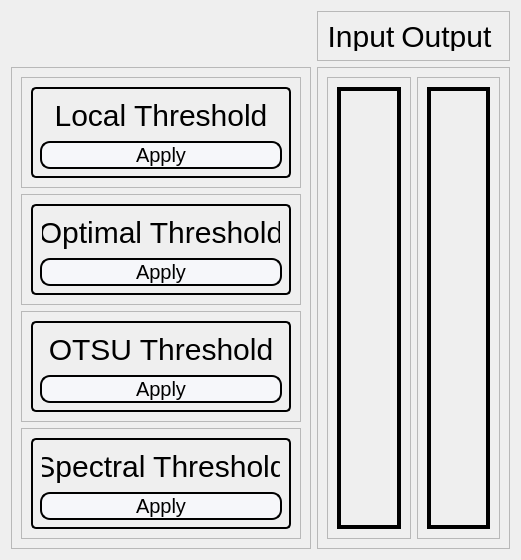
         <widget class="QWidget" name="ThresholdingPage">
          <layout class="QGridLayout" name="gridLayout_49">
           <item row="0" column="1">
            <widget class="QFrame" name="frame_76">
             <property name="maximumSize">
              <size>
               <width>16777215</width>
               <height>50</height>
              </size>
             </property>
             <property name="frameShape">
              <enum>QFrame::StyledPanel</enum>
             </property>
             <property name="frameShadow">
              <enum>QFrame::Raised</enum>
             </property>
             <layout class="QGridLayout" name="gridLayout_62">
              <item row="0" column="0">
               <widget class="QLabel" name="inputImageLabel_8">
                <property name="styleSheet">
                 <string notr="true">font-family: Impact, Haettenschweiler, 'Arial Narrow Bold', sans-serif;
font-size: 30px;
color: black;
background-color:transparent;</string>
                </property>
                <property name="text">
                 <string>Input</string>
                </property>
                <property name="alignment">
                 <set>Qt::AlignCenter</set>
                </property>
               </widget>
              </item>
              <item row="0" column="1">
               <widget class="QLabel" name="outputImageLabel_5">
                <property name="styleSheet">
                 <string notr="true">font-family: Impact, Haettenschweiler, 'Arial Narrow Bold', sans-serif;
font-size: 30px;
color: black;
background-color:transparent;</string>
                </property>
                <property name="text">
                 <string>Output </string>
                </property>
                <property name="alignment">
                 <set>Qt::AlignCenter</set>
                </property>
               </widget>
              </item>
             </layout>
            </widget>
           </item>
           <item row="1" column="0">
            <widget class="QFrame" name="frame">
             <property name="maximumSize">
              <size>
               <width>300</width>
               <height>16777215</height>
              </size>
             </property>
             <property name="frameShape">
              <enum>QFrame::StyledPanel</enum>
             </property>
             <property name="frameShadow">
              <enum>QFrame::Raised</enum>
             </property>
             <layout class="QGridLayout" name="gridLayout_48">
              <item row="0" column="0">
               <widget class="QFrame" name="frame_24">
                <property name="frameShape">
                 <enum>QFrame::StyledPanel</enum>
                </property>
                <property name="frameShadow">
                 <enum>QFrame::Raised</enum>
                </property>
                <layout class="QGridLayout" name="gridLayout_10">
                 <item row="0" column="0">
                  <widget class="QWidget" name="LocalThreshold" native="true">
                   <property name="styleSheet">
                    <string notr="true">border: 2px solid;
border-radius: 5px;</string>
                   </property>
                   <layout class="QGridLayout" name="gridLayout_72">
                    <item row="0" column="0">
                     <widget class="QLabel" name="LocalLabel">
                      <property name="styleSheet">
                       <string notr="true">font-family: Impact, Haettenschweiler, 'Arial Narrow Bold', sans-serif;
font-size: 30px;
color: black;
background-color:transparent;
border-color: transparent</string>
                      </property>
                      <property name="text">
                       <string>Local Threshold</string>
                      </property>
                      <property name="alignment">
                       <set>Qt::AlignCenter</set>
                      </property>
                     </widget>
                    </item>
                    <item row="1" column="0">
                     <widget class="QPushButton" name="LocalThresholdButton">
                      <property name="maximumSize">
                       <size>
                        <width>16777215</width>
                        <height>50</height>
                       </size>
                      </property>
                      <property name="styleSheet">
                       <string notr="true">QPushButton{
border-style: solid;
border-width: 2px;
border-radius: 10px;
font-family: Impact, Haettenschweiler, 'Arial Narrow Bold', sans-serif;
font-size: 20px;
color: black;
background-color: rgb(246, 247, 250);
}

QPushButton:hover:!pressed{
	background-color: qlineargradient(x1: 0.5, y1: 1, x2: 0.5, y2: 1, stop: 0 #dadbde, stop: 1 #f6f7fa);
}</string>
                      </property>
                      <property name="text">
                       <string>Apply</string>
                      </property>
                     </widget>
                    </item>
                   </layout>
                  </widget>
                 </item>
                </layout>
               </widget>
              </item>
              <item row="1" column="0">
               <widget class="QFrame" name="frame_85">
                <property name="frameShape">
                 <enum>QFrame::StyledPanel</enum>
                </property>
                <property name="frameShadow">
                 <enum>QFrame::Raised</enum>
                </property>
                <layout class="QGridLayout" name="gridLayout_21">
                 <item row="0" column="0">
                  <widget class="QWidget" name="OptimalThreshold" native="true">
                   <property name="styleSheet">
                    <string notr="true">border: 2px solid;
border-radius: 5px;</string>
                   </property>
                   <layout class="QGridLayout" name="gridLayout_116">
                    <item row="0" column="0">
                     <widget class="QLabel" name="OptimalLabel">
                      <property name="styleSheet">
                       <string notr="true">font-family: Impact, Haettenschweiler, 'Arial Narrow Bold', sans-serif;
font-size: 30px;
color: black;
background-color:transparent;
border-color: transparent</string>
                      </property>
                      <property name="text">
                       <string>Optimal Threshold</string>
                      </property>
                      <property name="alignment">
                       <set>Qt::AlignCenter</set>
                      </property>
                     </widget>
                    </item>
                    <item row="1" column="0">
                     <widget class="QPushButton" name="OptimalThresholdButton">
                      <property name="maximumSize">
                       <size>
                        <width>16777215</width>
                        <height>50</height>
                       </size>
                      </property>
                      <property name="styleSheet">
                       <string notr="true">QPushButton{
border-style: solid;
border-width: 2px;
border-radius: 10px;
font-family: Impact, Haettenschweiler, 'Arial Narrow Bold', sans-serif;
font-size: 20px;
color: black;
background-color: rgb(246, 247, 250);
}

QPushButton:hover:!pressed{
	background-color: qlineargradient(x1: 0.5, y1: 1, x2: 0.5, y2: 1, stop: 0 #dadbde, stop: 1 #f6f7fa);
}</string>
                      </property>
                      <property name="text">
                       <string>Apply</string>
                      </property>
                     </widget>
                    </item>
                   </layout>
                  </widget>
                 </item>
                </layout>
               </widget>
              </item>
              <item row="2" column="0">
               <widget class="QFrame" name="frame_87">
                <property name="frameShape">
                 <enum>QFrame::StyledPanel</enum>
                </property>
                <property name="frameShadow">
                 <enum>QFrame::Raised</enum>
                </property>
                <layout class="QGridLayout" name="gridLayout_32">
                 <item row="0" column="0">
                  <widget class="QWidget" name="OSTUThreshold" native="true">
                   <property name="styleSheet">
                    <string notr="true">border: 2px solid;
border-radius: 5px;</string>
                   </property>
                   <layout class="QGridLayout" name="gridLayout_117">
                    <item row="0" column="0">
                     <widget class="QLabel" name="OSTULabel">
                      <property name="styleSheet">
                       <string notr="true">font-family: Impact, Haettenschweiler, 'Arial Narrow Bold', sans-serif;
font-size: 30px;
color: black;
background-color:transparent;
border-color: transparent</string>
                      </property>
                      <property name="text">
                       <string>OTSU Threshold</string>
                      </property>
                      <property name="alignment">
                       <set>Qt::AlignCenter</set>
                      </property>
                     </widget>
                    </item>
                    <item row="1" column="0">
                     <widget class="QPushButton" name="OTSUThresholdButton">
                      <property name="maximumSize">
                       <size>
                        <width>16777215</width>
                        <height>50</height>
                       </size>
                      </property>
                      <property name="styleSheet">
                       <string notr="true">QPushButton{
border-style: solid;
border-width: 2px;
border-radius: 10px;
font-family: Impact, Haettenschweiler, 'Arial Narrow Bold', sans-serif;
font-size: 20px;
color: black;
background-color: rgb(246, 247, 250);
}

QPushButton:hover:!pressed{
	background-color: qlineargradient(x1: 0.5, y1: 1, x2: 0.5, y2: 1, stop: 0 #dadbde, stop: 1 #f6f7fa);
}</string>
                      </property>
                      <property name="text">
                       <string>Apply</string>
                      </property>
                     </widget>
                    </item>
                   </layout>
                  </widget>
                 </item>
                </layout>
               </widget>
              </item>
              <item row="3" column="0">
               <widget class="QFrame" name="frame_88">
                <property name="frameShape">
                 <enum>QFrame::StyledPanel</enum>
                </property>
                <property name="frameShadow">
                 <enum>QFrame::Raised</enum>
                </property>
                <layout class="QGridLayout" name="gridLayout_34">
                 <item row="0" column="0">
                  <widget class="QWidget" name="SpectralThreshold" native="true">
                   <property name="styleSheet">
                    <string notr="true">border: 2px solid;
border-radius: 5px;</string>
                   </property>
                   <layout class="QGridLayout" name="gridLayout_118">
                    <item row="0" column="0">
                     <widget class="QLabel" name="LocalLabel_4">
                      <property name="styleSheet">
                       <string notr="true">font-family: Impact, Haettenschweiler, 'Arial Narrow Bold', sans-serif;
font-size: 30px;
color: black;
background-color:transparent;
border-color: transparent</string>
                      </property>
                      <property name="text">
                       <string>Spectral Threshold</string>
                      </property>
                      <property name="alignment">
                       <set>Qt::AlignCenter</set>
                      </property>
                     </widget>
                    </item>
                    <item row="1" column="0">
                     <widget class="QPushButton" name="SpectralThresholdButton">
                      <property name="maximumSize">
                       <size>
                        <width>16777215</width>
                        <height>50</height>
                       </size>
                      </property>
                      <property name="styleSheet">
                       <string notr="true">QPushButton{
border-style: solid;
border-width: 2px;
border-radius: 10px;
font-family: Impact, Haettenschweiler, 'Arial Narrow Bold', sans-serif;
font-size: 20px;
color: black;
background-color: rgb(246, 247, 250);
}

QPushButton:hover:!pressed{
	background-color: qlineargradient(x1: 0.5, y1: 1, x2: 0.5, y2: 1, stop: 0 #dadbde, stop: 1 #f6f7fa);
}</string>
                      </property>
                      <property name="text">
                       <string>Apply</string>
                      </property>
                     </widget>
                    </item>
                   </layout>
                  </widget>
                 </item>
                </layout>
               </widget>
              </item>
             </layout>
            </widget>
           </item>
           <item row="1" column="1">
            <widget class="QFrame" name="ImagesFrame_5">
             <property name="styleSheet">
              <string notr="true"/>
             </property>
             <property name="frameShape">
              <enum>QFrame::StyledPanel</enum>
             </property>
             <property name="frameShadow">
              <enum>QFrame::Raised</enum>
             </property>
             <layout class="QGridLayout" name="gridLayout_68">
              <item row="0" column="1">
               <widget class="QFrame" name="frame_79">
                <property name="frameShape">
                 <enum>QFrame::StyledPanel</enum>
                </property>
                <property name="frameShadow">
                 <enum>QFrame::Raised</enum>
                </property>
                <layout class="QGridLayout" name="gridLayout_92">
                 <item row="0" column="0">
                  <widget class="QLabel" name="Threshold_OutputImage">
                   <property name="styleSheet">
                    <string notr="true">border: 4px solid black;
</string>
                   </property>
                   <property name="text">
                    <string/>
                   </property>
                   <property name="scaledContents">
                    <bool>true</bool>
                   </property>
                   <property name="alignment">
                    <set>Qt::AlignCenter</set>
                   </property>
                  </widget>
                 </item>
                </layout>
               </widget>
              </item>
              <item row="0" column="0">
               <widget class="QFrame" name="frame_84">
                <property name="frameShape">
                 <enum>QFrame::StyledPanel</enum>
                </property>
                <property name="frameShadow">
                 <enum>QFrame::Raised</enum>
                </property>
                <layout class="QGridLayout" name="gridLayout_99">
                 <item row="0" column="0">
                  <widget class="QLabel" name="Threshold_InputImage">
                   <property name="styleSheet">
                    <string notr="true">border: 4px solid black;
</string>
                   </property>
                   <property name="text">
                    <string/>
                   </property>
                   <property name="scaledContents">
                    <bool>true</bool>
                   </property>
                   <property name="alignment">
                    <set>Qt::AlignCenter</set>
                   </property>
                  </widget>
                 </item>
                </layout>
               </widget>
              </item>
             </layout>
            </widget>
           </item>
          </layout>
         </widget>
